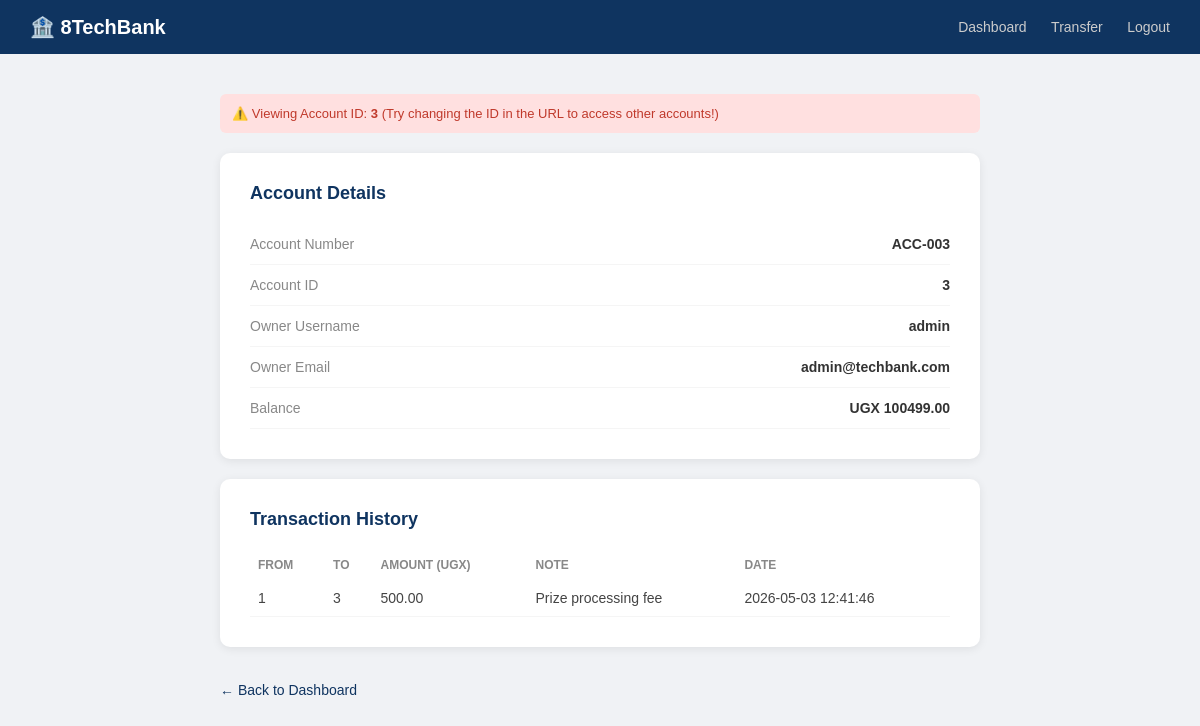
Screenshot of /account/3 (signed in) with the database file from the repository.
### tables this page shows
CREATE TABLE accounts (
            id INTEGER PRIMARY KEY AUTOINCREMENT,
            user_id INTEGER NOT NULL,
            account_number TEXT NOT NULL UNIQUE,
            balance REAL DEFAULT 0.0,
            FOREIGN KEY (user_id) REFERENCES users(id)
        );

CREATE TABLE users (
            id INTEGER PRIMARY KEY AUTOINCREMENT,
            username TEXT NOT NULL UNIQUE,
            password TEXT NOT NULL,
            role TEXT DEFAULT 'user',
            email TEXT
        );

CREATE TABLE transactions (
            id INTEGER PRIMARY KEY AUTOINCREMENT,
            from_acct INTEGER,
            to_acct INTEGER,
            amount REAL,
            note TEXT,
            timestamp DATETIME DEFAULT CURRENT_TIMESTAMP
        );

### app.py (the view)
@app.route('/account/<int:account_id>')
def view_account(account_id):
    if 'user_id' not in session:
        return redirect('/login')
    db = get_db()
    account = db.execute("SELECT * FROM accounts WHERE id=?", (account_id,)).fetchone()
    if not account:
        return "Account not found", 404
    owner = db.execute("SELECT username, email FROM users WHERE id=?",
                       (account['user_id'],)).fetchone()
    transactions = db.execute(
        "SELECT * FROM transactions WHERE from_acct=? OR to_acct=? ORDER BY timestamp DESC",
        (account_id, account_id)
    ).fetchall()
    return render_template('account.html', account=account, owner=owner, transactions=transactions)

### app.py (called while the page is built)
def get_db():
    db = getattr(g, '_database', None)
    if db is None:
        db = g._database = sqlite3.connect(DATABASE)
        db.row_factory = sqlite3.Row
    return db

@app.teardown_appcontext
def close_connection(exception):
    db = getattr(g, '_database', None)
    if db is not None:
        db.close()

### templates/account.html (shortened to what this page needs)
<!doctype html>
<html lang="en">
  <head>
  </head>
  <body>
    <nav>
      <h1>🏦 8TechBank</h1>
      <div>
        <a href="/dashboard">Dashboard</a>
        <a href="/transfer">Transfer</a>
        <a href="/logout">Logout</a>
      </div>
    </nav>
    <div class="container">
      <div class="idor-warning">
        ⚠️ Viewing Account ID: <strong>{{ account.id }}</strong>
        (Try changing the ID in the URL to access other accounts!)
      </div>
      <div class="card">
        <h2>Account Details</h2>
        <div class="info-row"><span class="label">Account Number</span><span class="value">{{ account.account_number }}</span></div>
        <div class="info-row"><span class="label">Account ID</span><span class="value">{{ account.id }}</span></div>
        <div class="info-row"><span class="label">Owner Username</span><span class="value">{{ owner.username }}</span></div>
        <div class="info-row"><span class="label">Owner Email</span><span class="value">{{ owner.email }}</span></div>
        <div class="info-row"><span class="label">Balance</span><span class="value">UGX {{ "%.2f"|format(account.balance) }}</span></div>
      </div>
      <div class="card">
        <h2>Transaction History</h2>
        {% if transactions %}
        <table>
          <tr>
            <th>From</th>
            <th>To</th>
            <th>Amount (UGX)</th>
            <th>Note</th>
            <th>Date</th>
          </tr>
          {% for tx in transactions %}
          <tr>
            <td>{{ tx.from_acct }}</td>
            <td>{{ tx.to_acct }}</td>
            <td>{{ "%.2f"|format(tx.amount) }}</td>
            <td>{{ tx.note | safe }}</td>
            <td>{{ tx.timestamp }}</td>
          </tr>
          {% endfor %}
        </table>
        {% else %}
        <p class="empty">No transactions for this account.</p>
        {% endif %}
      </div>
      <a href="/dashboard" class="back">← Back to Dashboard</a>
    </div>
  </body>
</html>

### templates/account.html (style rules this page uses)
* { margin: 0; padding: 0; box-sizing: border-box; }
body { font-family: Arial, sans-serif; background: #f0f2f5; }
nav { background: #0f3460; padding: 15px 30px; display: flex; justify-content: space-between; align-items: center; }
nav h1 { color: white; font-size: 20px; }
nav div a { color: #ccc; text-decoration: none; margin-left: 20px; font-size: 14px; }
.container { max-width: 800px; margin: 40px auto; padding: 0 20px; }
.card { background: white; padding: 30px; border-radius: 10px; box-shadow: 0 2px 10px rgba(0, 0, 0, 0.08); margin-bottom: 20px; }
.card h2 { color: #0f3460; margin-bottom: 20px; font-size: 18px; }
.info-row { display: flex; justify-content: space-between; padding: 12px 0; border-bottom: 1px solid #f5f5f5; font-size: 14px; }
.info-row .label { color: #888; }
.info-row .value { color: #333; font-weight: bold; }
table { width: 100%; border-collapse: collapse; font-size: 14px; }
th { text-align: left; color: #888; padding: 8px; font-size: 12px; text-transform: uppercase; }
td { padding: 10px 8px; border-bottom: 1px solid #f5f5f5; color: #444; }
.back { display: inline-block; margin-top: 15px; color: #0f3460; text-decoration: none; font-size: 14px; }
.idor-warning { background: #ffe0e0; color: #c0392b; padding: 12px; border-radius: 6px; margin-bottom: 20px; font-size: 13px; }

### rows the page displays
accounts: id "3", account_number "ACC-003", balance "100499.00"
users: username "admin", email "admin@techbank.com"
transactions: from_acct "1", to_acct "3", amount "500.00", note "Prize processing fee", timestamp "2026-05-03 12:41:46"
